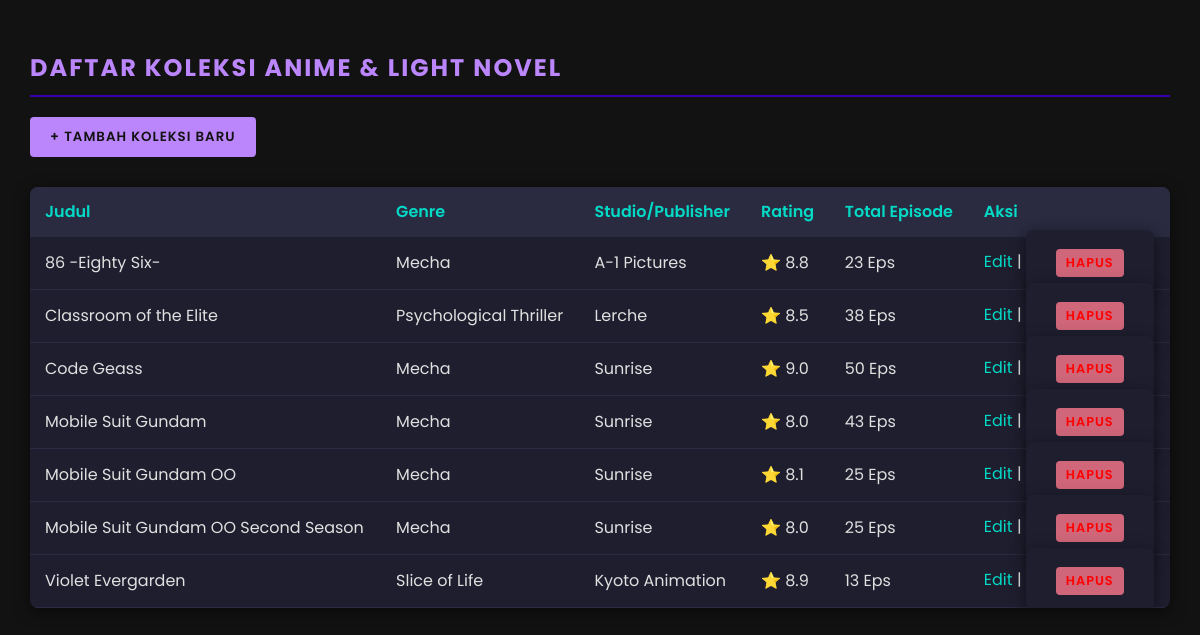
The page / on the database its author committed.
### tables this page shows
CREATE TABLE `daftar_koleksi` (
  `id` int NOT NULL,
  `judul` varchar(150) NOT NULL,
  `genre_id` int NOT NULL,
  `studio_id` int NOT NULL,
  `rating` decimal(3,1) NOT NULL,
  `jumlah_episode` int NOT NULL DEFAULT '0'
);

CREATE TABLE `genre` (
  `id` int NOT NULL,
  `nama_genre` varchar(100) NOT NULL
);

CREATE TABLE `studio` (
  `id` int NOT NULL,
  `nama_studio` varchar(100) NOT NULL,
  `asal_negara` varchar(50) DEFAULT NULL
);

### index.php (the view, shortened to what this page needs)
<?php
$pdo = Database::getInstance()->getConnection();
$sql = "SELECT d.id, d.judul, g.nama_genre, s.nama_studio, d.rating, d.jumlah_episode
        FROM daftar_koleksi d
        JOIN genre g ON d.genre_id = g.id
        JOIN studio s ON d.studio_id = s.id
        ORDER BY d.judul ASC";
$stmt = $pdo->query($sql);
$koleksi = $stmt->fetchAll();
?>
<!DOCTYPE html>
<html lang="id">
<head>
    <link rel="stylesheet" href="assets/style.css">
</head>
<body>
    <h2>Daftar Koleksi Anime & Light Novel</h2>
    <a href="create.php"><button style="margin-bottom: 10px;">+ Tambah Koleksi Baru</button></a>
    <table>
        <tr>
            <th>Judul</th>
            <th>Genre</th>
            <th>Studio/Publisher</th>
            <th>Rating</th>
            <th>Total Episode</th>
            <th>Aksi</th>
        </tr>
        <?php foreach ($koleksi as $item): ?>
        <tr>
            <td><?= htmlspecialchars($item['judul']) ?></td>
            <td><?= htmlspecialchars($item['nama_genre']) ?></td>
            <td><?= htmlspecialchars($item['nama_studio']) ?></td>
            <td>⭐ <?= htmlspecialchars($item['rating']) ?></td>
            <td><?= htmlspecialchars($item['jumlah_episode']) ?> Eps</td>
            <td>
                <a href="edit.php?id=<?= $item['id'] ?>">Edit</a> |
                <form method="POST" action="delete.php" style="display:inline;" onsubmit="return confirm('Hapus judul ini dari koleksi?')">
                    <button type="submit" style="color: red; padding: 5px 10px; font-size: 0.8em;">Hapus</button>
                </form>
            </td>
        </tr>
        <?php endforeach; ?>
    </table>
</body>
</html>

### assets/style.css (style rules this page uses)
body { background-color: #121212; color: #e0e0e0; font-family: 'Poppins', sans-serif; margin: 0; padding: 30px; }
h2 { color: #bb86fc; border-bottom: 2px solid #3700b3; padding-bottom: 10px; text-transform: uppercase; letter-spacing: 2px; }
table { width: 100%; border-collapse: collapse; margin-top: 20px; background-color: #1e1e2f; box-shadow: 0 4px 15px rgba(0,0,0,0.5); border-radius: 8px; overflow: hidden; }
th, td { padding: 12px 15px; text-align: left; border-bottom: 1px solid #2a2a40; }
th { background-color: #2a2a40; color: #03dac6; font-weight: 600; }
a { color: #03dac6; text-decoration: none; transition: color 0.3s; }
button { background-color: #bb86fc; color: #121212; border: none; padding: 10px 20px; border-radius: 4px; font-weight: 600; cursor: pointer; transition: all 0.3s ease; text-transform: uppercase; font-family: 'Poppins', sans-serif; letter-spacing: 1px; }
form { background-color: #1e1e2f; padding: 20px 30px; border-radius: 8px; max-width: 400px; box-shadow: 0 4px 15px rgba(0,0,0,0.5); }

### rows shown on the page
daftar_koleksi: judul "86 -Eighty Six-", genre.nama_genre "Mecha", studio.nama_studio "A-1 Pictures", rating "8.8", jumlah_episode "23"
daftar_koleksi: judul "Classroom of the Elite", genre.nama_genre "Psychological Thriller", studio.nama_studio "Lerche", rating "8.5", jumlah_episode "38"
daftar_koleksi: judul "Code Geass", genre.nama_genre "Mecha", studio.nama_studio "Sunrise", rating "9.0", jumlah_episode "50"
daftar_koleksi: judul "Mobile Suit Gundam", genre.nama_genre "Mecha", studio.nama_studio "Sunrise", rating "8.0", jumlah_episode "43"
daftar_koleksi: judul "Mobile Suit Gundam OO", genre.nama_genre "Mecha", studio.nama_studio "Sunrise", rating "8.1", jumlah_episode "25"
daftar_koleksi: judul "Mobile Suit Gundam OO Second Season", genre.nama_genre "Mecha", studio.nama_studio "Sunrise", rating "8.0", jumlah_episode "25"
daftar_koleksi: judul "Violet Evergarden", genre.nama_genre "Slice of Life", studio.nama_studio "Kyoto Animation", rating "8.9", jumlah_episode "13"
